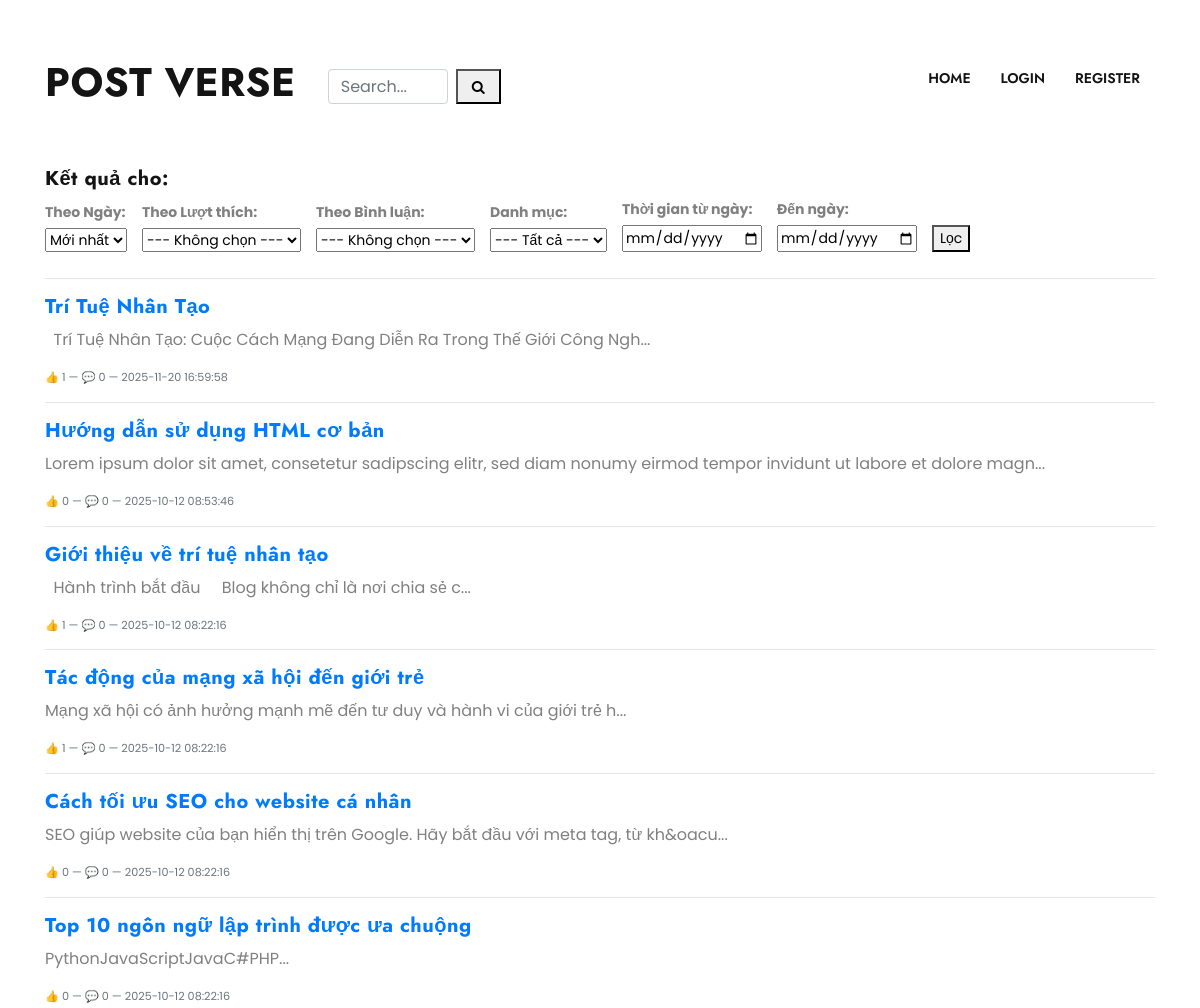
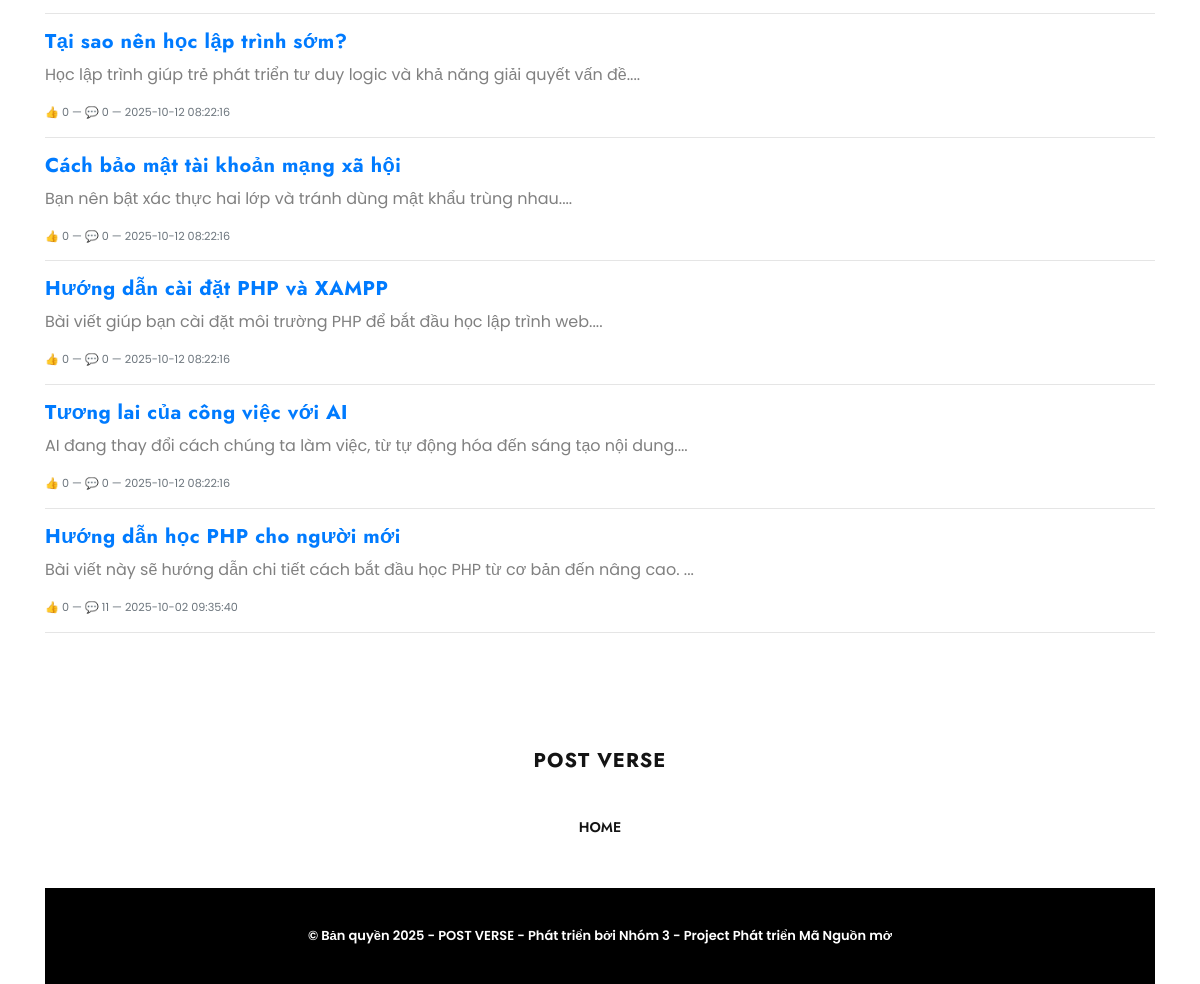
The app's page /search_advanced.php, older data (2 pictures, top to bottom).
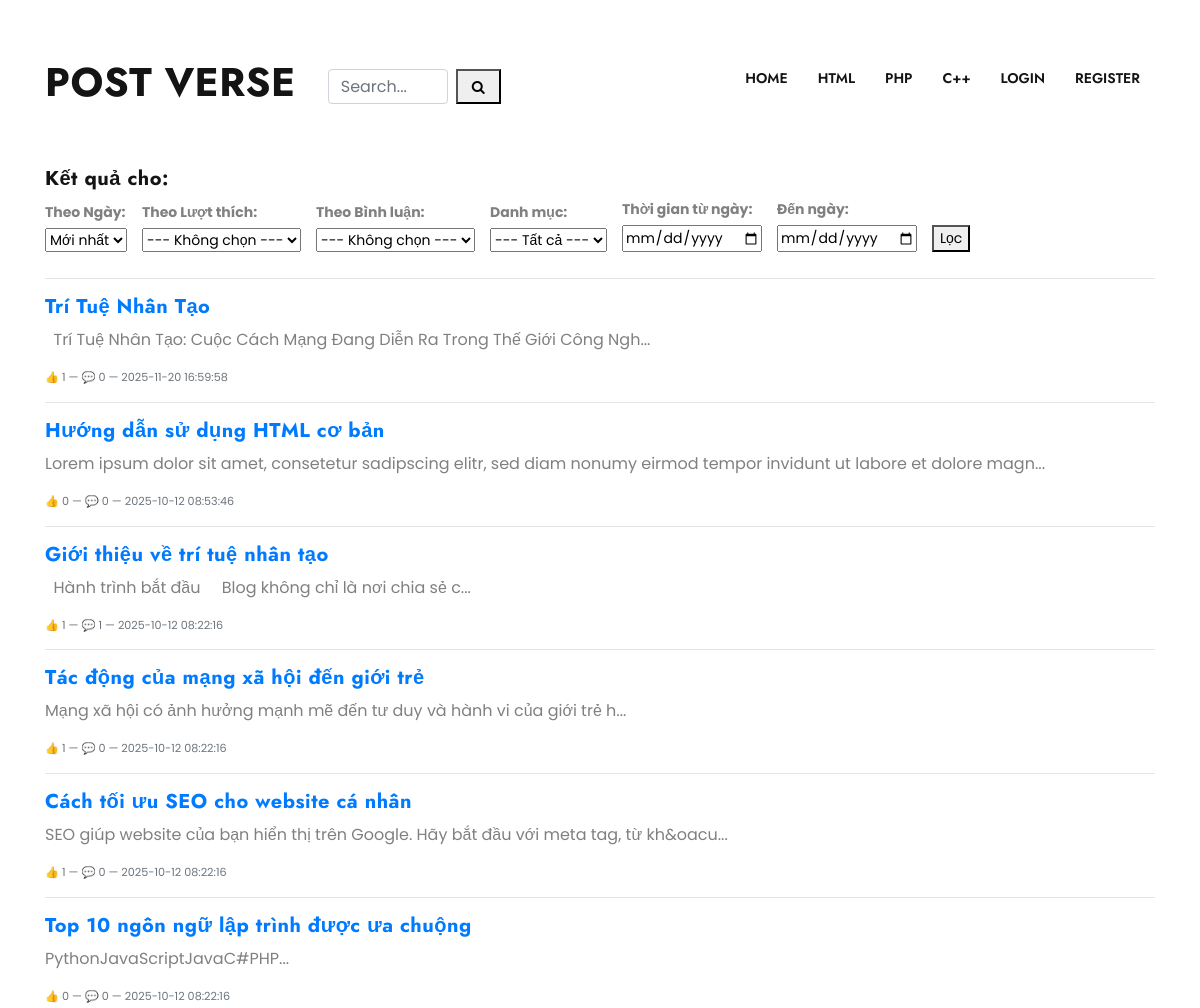
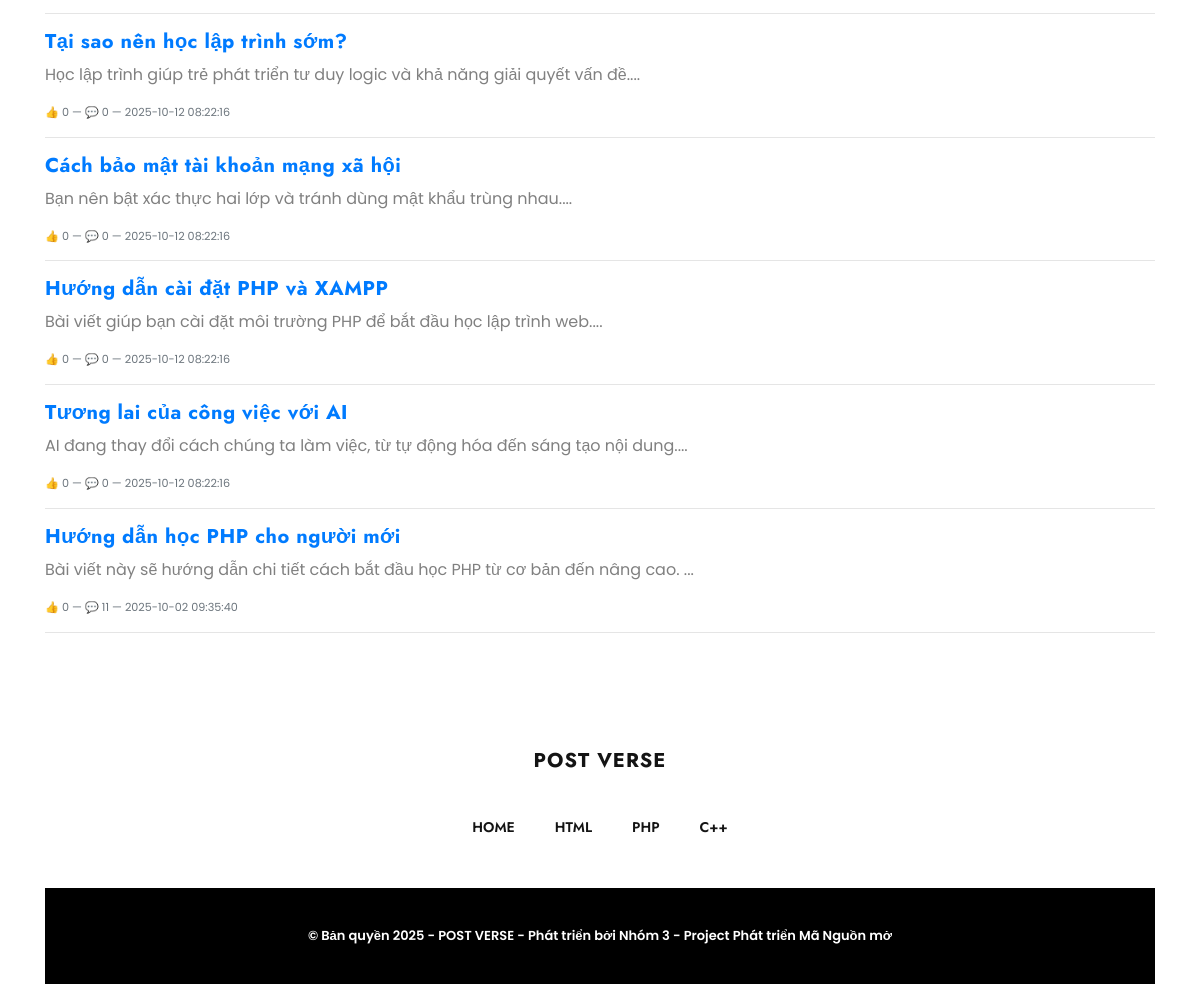
The same page, newer data (2 pictures, top to bottom).
### tables this page shows
CREATE TABLE `posts` (
  `id` int(11) NOT NULL,
  `name` varchar(255) NOT NULL,
  `slug` varchar(255) NOT NULL,
  `description` text DEFAULT NULL,
  `image` varchar(255) DEFAULT NULL,
  `meta_title` varchar(255) NOT NULL,
  `meta_description` mediumtext NOT NULL,
  `status` tinyint(1) DEFAULT 0,
  `created_at` timestamp NULL DEFAULT current_timestamp(),
  `category_id` int(11) NOT NULL,
  `user_id` int(11) NOT NULL
);

CREATE TABLE `categories` (
  `id` int(11) NOT NULL,
  `name` varchar(255) NOT NULL,
  `slug` varchar(255) NOT NULL,
  `description` text DEFAULT NULL,
  `meta_title` varchar(255) NOT NULL,
  `meta_description` mediumtext DEFAULT NULL,
  `navbar_status` tinyint(1) DEFAULT 0,
  `status` tinyint(1) DEFAULT 0 COMMENT '0: visible; 1: hidden; 2:deleted',
  `created_at` timestamp NULL DEFAULT current_timestamp()
);

### search_advanced.php (the view, shortened to what this page needs)
<?php
include __DIR__ . "/admin/config/dbcon.php";
$q = isset($_GET['q']) ? $_GET['q'] : "";
$search_param = "%" . $q . "%";
$sort_date = isset($_GET['sort_date']) ? $_GET['sort_date'] : "newest";
$sort_like = isset($_GET['sort_like']) ? $_GET['sort_like'] : "";
$sort_comment = isset($_GET['sort_comment']) ? $_GET['sort_comment'] : "";
$from_date = isset($_GET['from_date']) && !empty($_GET['from_date']) ? $_GET['from_date'] : null;
$to_date = isset($_GET['to_date']) && !empty($_GET['to_date']) ? $_GET['to_date'] : null;
$order_by_main = "";
if ($sort_comment == "most_comment") {
    $order_by_main = "comments_count DESC";
} elseif ($sort_comment == "least_comment") {
    $order_by_main = "comments_count ASC";
}
elseif ($sort_like == "most_like") {
    $order_by_main = "likes_count DESC";
} elseif ($sort_like == "least_like") {
    $order_by_main = "likes_count ASC";
}
elseif ($sort_date == "oldest") {
    $order_by_main = "p.created_at ASC";
} else {
    $order_by_main = "p.created_at DESC";
}
$order = "ORDER BY {$order_by_main}, p.created_at DESC";
$where_clauses = [];
$bind_types = '';
$bind_params = [];
$where_clauses[] = "(p.name LIKE ? OR p.description LIKE ? )";
$bind_types .= 'ss';
$bind_params[] = $search_param;
$bind_params[] = $search_param;
$where_sql = count($where_clauses) > 0 ? "WHERE " . implode(" AND ", $where_clauses) : "";
$sql = "
    SELECT
        p.id, p.name, p.description, p.created_at, p.slug,
        COUNT(DISTINCT c.id) AS comments_count,
        COUNT(CASE WHEN pr.reaction = 'like' THEN 1 ELSE NULL END) AS likes_count
    FROM
        posts p
    LEFT JOIN
        comments c ON p.id = c.post_id
    LEFT JOIN
        post_reactions pr ON p.id = pr.source_id
    {$where_sql}
    GROUP BY
        p.id, p.name, p.description, p.created_at, p.slug
    {$order}
";
$stmt = mysqli_prepare($con, $sql);
if (!empty($bind_params)) {
    array_unshift($bind_params, $bind_types);
    $refs = [];
    foreach($bind_params as $key => $value) {
        $refs[$key] = &$bind_params[$key];
    }
    call_user_func_array([$stmt, 'bind_param'], $refs);
}
mysqli_stmt_execute($stmt);
$result = mysqli_stmt_get_result($stmt);
include(__DIR__ . "/includes/header.php");
?>
<!DOCTYPE html>
<html>
<head>
    <link rel="stylesheet" href="css/style.css">
</head>
<body>
<div class="container mt-4">
    <h3>Kết quả cho: <b><?= htmlspecialchars($q) ?></b></h3>
    <form method="GET" class="mb-3">
        <div class="filter-row">
            <div>
                <label>Theo Ngày:</label>
                <select name="sort_date" onchange="this.form.submit()">
                    <option value="newest" <?= ($sort_date == "newest" ? "selected" : "") ?>>Mới nhất</option>
                </select>
            </div>
            <div>
                <label>Theo Lượt thích:</label>
                <select name="sort_like" onchange="this.form.submit()">
                    <option value="" <?= ($sort_like == "" ? "selected" : "") ?>>--- Không chọn ---</option>
                </select>
            </div>
            <div>
                <label>Theo Bình luận:</label>
                <select name="sort_comment" onchange="this.form.submit()">
                    <option value="" <?= ($sort_comment == "" ? "selected" : "") ?>>--- Không chọn ---</option>
                </select>
            </div>
            <div>
    <label>Danh mục:</label>
    <select name="category_id" onchange="this.form.submit()">
        <option value="">--- Tất cả ---</option>
    </select>
</div>
            <div>
                <label for="from_date">Thời gian từ ngày:</label>
                <input type="date" id="from_date" name="from_date" value="<?= htmlspecialchars($from_date ?? '') ?>">
            </div>
            <div>
                <label for="to_date">Đến ngày:</label>
                <input type="date" id="to_date" name="to_date" value="<?= htmlspecialchars($to_date ?? '') ?>">
            </div>
            <div>
                <button type="submit">Lọc</button>
            </div>
        </div>
    </form>
    <hr>
    <?php if (mysqli_num_rows($result) > 0): ?>
        <?php while($row = mysqli_fetch_assoc($result)): ?>
            <div class="result-item mb-3">
                <h4><a href="single-blog.php?slug=<?= htmlspecialchars($row['slug']) ?>"><?= htmlspecialchars($row['name']) ?></a></h4>
                <p><?= substr(strip_tags($row['description']), 0, 120) ?>...</p>
                <div class="small text-muted">
                    👍 <?= $row['likes_count'] ?> — 💬 <?= $row['comments_count'] ?> — <?= $row['created_at'] ?>
                </div>
                <hr>
            </div>
        <?php endwhile; ?>
    <?php else: ?>
        <p>Không tìm thấy kết quả.</p>
    <?php endif; ?>
    <?php
include(__DIR__ . "/includes/footer.php");
?>
</body>
</html>

### includes/header.php (shortened to what this page needs)
<!DOCTYPE html>
<html lang="zxx">
<head>
  <link href="css/style.css" rel="stylesheet" />
  <link rel="stylesheet" href="https://cdn.jsdelivr.net/npm/bootstrap-icons@1.11.3/font/bootstrap-icons.css">
</head>
<body>
  <?php include('includes/navbar.php'); ?>

### includes/navbar.php (shortened to what this page needs)
<?php
if (isset($con)) {
    $navbar_categories_query = "SELECT name, slug FROM categories WHERE navbar_status='1' AND status='1' LIMIT 4";
    $navbar_categories_result = mysqli_query($con, $navbar_categories_query);
    $user_id = $_SESSION['auth_user']['user_id'] ?? null;
} else {
    $navbar_categories_result = false;
}
?>
<nav class="main-nav navbar navbar-expand-lg">
  <div class="container">
    <a class="navbar-brand" href="index.php">
      <h2>POST VERSE</h2>
    </a>
    <div class="collapse navbar-collapse nav-list" id="mainNav">
    <form class="d-flex align-items-center ml-3" method="GET" action="search_advanced.php" style="gap: 8px;">
    <input class="form-control"
           type="search"
           name="q"
           placeholder="Search..."
           aria-label="Search"
           required
           style="height: 35px; width: 120px;">
    <button class=" d-flex align-items-center justify-content-center"
        type="submit"
        style="height: 35px; width: 45px; padding: 0;">
    <i class="fa fa-search"></i>
</button>
</form>
      <ul class="navbar-nav ml-auto">
        <li class="nav-item">
          <a class="nav-link" href="index.php">Home </a>
        </li>
        <?php
        if ($navbar_categories_result && mysqli_num_rows($navbar_categories_result) > 0) {
          foreach ($navbar_categories_result as $item) {
            ?>
            <li class="nav-item">
              <a class="nav-link" href="category.php?slug=<?= $item['slug']; ?>"><?= $item['name']; ?></a>
            </li>
            <?php
          }
        }
        ?>
        <?php if (isset($_SESSION['auth'])) : ?>
          <div class="dropdown show">
            <li class="nav-item">
              <a class="nav-link dropdown-toggle" href="#" role="button" id="dropdownMenuLink" data-toggle="dropdown" aria-haspopup="true" aria-expanded="false">
                Account
              </a>
              <div class="dropdown-menu" aria-labelledby="dropdownMenuLink">
                <a class="dropdown-item" href="<?= $base_url ?>/admin/index.php">Admin Page</a>
                <a class="dropdown-item" href="profile-user.php?id=<?= $user_id; ?>">Profile</a>
                <a class="dropdown-item" href="logout.php">Logout</a>
              </div>
            </li>
          </div>
        <?php else : ?>
          <li class="nav-item">
            <a class="nav-link" href="login.php">Login</a>
          </li>
          <li class="nav-item">
            <a class="nav-link" href="register.php">Register</a>
          </li>
        <?php endif; ?>
      </ul>
    </div>
  </div>
</nav>

### includes/footer.php
<?php
if (isset($con)) {
  $navbar_categories_query = "SELECT name, slug FROM categories WHERE navbar_status='1' AND status='1' LIMIT 4";
  $navbar_categories_result = mysqli_query($con, $navbar_categories_query);
} else {
  $navbar_categories_result = false;
}
?>
<section class="footer">
  <div class="container-fluid">
    <div class="row">
      <div class="col-lg-6 mx-auto text-center">
        <div class="footer-logo">
          <a href="index.php" style="text-decoration: none; color: inherit;">
            <h4 style="margin: 0; font-weight: bold; letter-spacing: 1px;">
              POST VERSE
            </h4>
          </a>
        </div>
      </div>
    </div>
    <div class="row">
      <div class="col-lg-6 mx-auto">
        <div class="footer-nav">
          <ul class="navbar-nav">
            <li class="nav-item">
              <a class="nav-link" href="index.html">Home </a>
            </li>
            <?php
            if ($navbar_categories_result && mysqli_num_rows($navbar_categories_result) > 0) {
              foreach ($navbar_categories_result as $item) {
            ?>
                <li class="nav-item">
                  <a class="nav-link" href="category.php?slug=<?= $item['slug']; ?>"><?= $item['name']; ?></a>
                </li>
            <?php
              }
            }
            ?>
          </ul>
        </div>
      </div>
    </div>
    <div class="row">
      <div class="col-lg-12">
        <div class="copy-right">
          <p>
            © Bản quyền <span id="copyrightYear"></span> - POST VERSE - Phát triển bởi Nhóm 3 - Project Phát triển Mã Nguồn mở
          </p>
        </div>
      </div>
    </div>
  </div>
</section>
<?php include('includes/script.php'); ?>

### includes/script.php (shortened to what this page needs)
</body>
</html>

### search_advanced.php (style rules this page uses)
.filter-row { display: flex; flex-wrap: wrap; align-items: flex-end; gap: 15px; }
.filter-row > div { margin-bottom: 10px; }
.filter-row label { display: block; margin-bottom: 5px; font-weight: bold; }

Row changes from the older to the newer data that the page shows:
now on this page (row edited): categories: name "HTML"
now on this page (row edited): categories: name "PHP"
added categories: name "C++"
changed posts "Giới thiệu về trí tuệ nhân tạo": comments_count "0" → "1"
computed for posts "Cách tối ưu SEO cho website cá nhân": likes_count "0" → "1"
